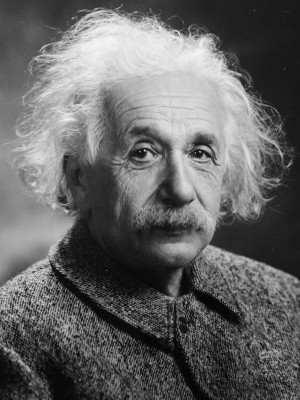
#> input picture sequencing/small_einstein.jpg, 300 x 400 px
$ jupyter execute --allow-errors main.ipynb   (shell and % lines are left out)
#> lines starting #> are read from the running program, lines starting #| are printed output that depends on the picture
# Sequencing

I got very excited after a talk by http://physics-astronomy.jhu.edu/directory/brice-menard/ where he presented "The Sequencer". That code is not yet open source but I wanted to play with it and thought it would be relatively easy to make a poor man's version (A very poor man's version...).

To be clear, none of the ideas here are my own. They all come from Brice's talk + talking to him. This is also a pretty cool look at the power of the python ecosystem - it only takes a couple of lines of code (which hide a lot of details that I don't understand at all e.g. the Wasserstein metric) to hack together an approximation of a really really cool idea.

# Imports/preamble

[cell 1]

import numpy as np
from IPython.core.display import display, HTML
display(HTML("<style>.container { width:90% !important; }</style>"))
np.set_printoptions(linewidth=1000)

[cell 2]
import scipy.ndimage, scipy.stats, scipy.sparse.csgraph
import matplotlib.pyplot as plt
import pytspsa

# Load data

Load some data and shuffle it - we will try to reconstruct the original image using my bad approximation of the Sequencer algo.

[cell 3]
img = plt.imread("small_einstein.jpg")
#> img is the input picture: shape (400, 300, 3); min 0, max 247, mean 100.9
img = np.mean(img, axis=2) # convert to BW
#> img: shape (400, 300) float64
plt.imshow(img)
#> (this line was passed over: IPython is not available in this run)

[cell 4]
np.random.shuffle(img)
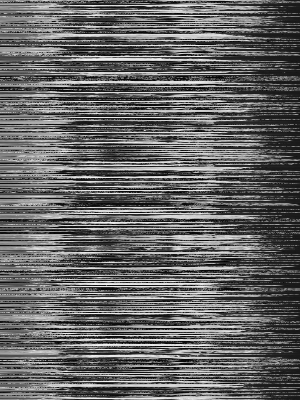
#> img: shape (400, 300) float64; min 0, max 247, mean 100.9
plt.imshow(img)
#> (this line was passed over: IPython is not available in this run)

# Compute similarity matrix

[cell 5]
similarity_matrix = np.zeros((len(img), len(img)), dtype=np.float32)
#> similarity_matrix: shape (400, 400) float32; every value is 0

for i in range(len(img)):
    for j in range(len(img)):
        similarity_matrix[i][j] = scipy.stats.wasserstein_distance(img[i], img[j])
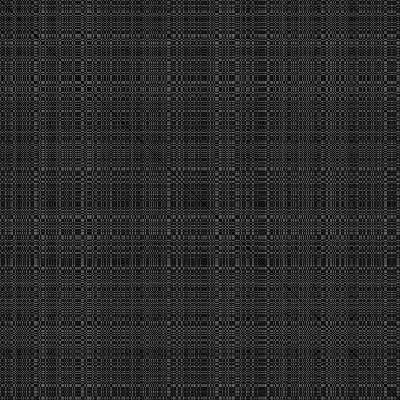
#> similarity_matrix: shape (400, 400) float32; min 0, max 110.8, mean 43.9

[cell 6]
plt.imshow(similarity_matrix, origin="lower")
#> (this line was passed over: IPython is not available in this run)
